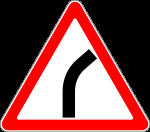
#> input picture Tests/Dangerousturn.png, 150 x 132 px, given in place of , which was not available
$ python RoadSignDetector.py
#> lines starting #> are read from the running program, lines starting #| are printed output that depends on the picture; after the words box and inside, x2 and y2 are one past the last pixel; in counts of white or black regions, pixels touching at a corner belong together; pictures that were not available may be replaced by others from this repository, and a replacement may not be noted
import cv2
import numpy as np
import sys
import math
print("Write down the path to file")
ans = str(input())
img = cv2.imread(ans)
#> img is the input picture: shape (132, 150, 3); mean B, G, R 76.9, 76.9, 132.1
img2 = cv2.cvtColor(img, cv2.COLOR_BGR2HSV)
#> img2: shape (132, 150, 3); mean H, S, V 0, 55.2, 132.1
#Creating red mask
#-----------------------------------------------------------------------------------------------------------------------------------------------------------------------
lower1 = np.array([0, 50, 50])
upper1 = np.array([8, 255, 255])
lower2 = np.array([165, 50, 50])
upper2 = np.array([179, 255, 255])
mask1 = cv2.inRange(img2, lower1, upper1)
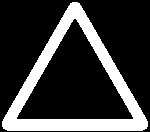
#> mask1: shape (132, 150); 23.3% white; 1 white region, box (x1, y1, x2, y2) and area: (2, 2, 148, 131) 4604
mask2 = cv2.inRange(img2, lower2, upper2)
#> mask2: shape (132, 150); every value is 0
red = mask1 + mask2
#Creating white mask
#-----------------------------------------------------------------------------------------------------------------------------------------------------------------------
lower = np.array([0, 0, 150])
upper = np.array([255, 100, 255])
white = cv2.inRange(img2, lower, upper)
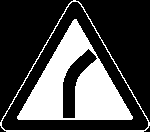
#> white: shape (132, 150); 29.9% white; 2 white regions
#Getting contours
#-----------------------------------------------------------------------------------------------------------------------------------------------------------------------
_, trash = cv2.threshold(white, 100, 255, cv2.THRESH_BINARY)
rcontours, rhierarchy = cv2.findContours(trash, cv2.RETR_TREE, cv2.CHAIN_APPROX_SIMPLE)
#> rcontours = 4 contours; box (x1, y1, x2, y2) and area: (0, 0, 150, 132) 10885, (1, 1, 149, 131) 10594, (17, 19, 133, 120) 5976, (62, 48, 98, 119) 982; rhierarchy = [[-1, -1, 1, -1], [-1, -1, 2, 0], [-1, -1, 3, 1], [-1, -1, -1, 2]]
circles = []
triangles = []
rectangles = []
others = []
shape = "Strange"
i=0
#Sorting contours by their shape: circles, rectangles, triangles and others
for c in rcontours:
    con = cv2.arcLength(c, True)
    cont = cv2.approxPolyDP(c, con/10000, True)
    smallcont = cv2.approxPolyDP(c, con/5, True)
    (x,y),radius = cv2.minEnclosingCircle(cont)
    x,y,w,h = cv2.boundingRect(cont)
    center = (int(x),int(y))
    r = int(radius)
    if r>0 and abs(r-cv2.contourArea(cont)/(math.pi*r))<=r/20 and cv2.contourArea(cont)>20:
        circles.append(cont)
        if rhierarchy[0][i][3]==-1:
            shape = "Circle"
    elif r>0 and w+h-cv2.arcLength(cont,True)/2<(w+h)/20 and len(smallcont)<5 and w*h-cv2.contourArea(cont)<500 and cv2.contourArea(cont)>20:
        rectangles.append(cont)
        if rhierarchy[0][i][3]==-1:
            shape = "Rectangle"
    elif r>0 and len(smallcont)==3 and cv2.contourArea(cont)>20:
        triangles.append(cont)
        if rhierarchy[0][i][3]==-1:
            shape = "Triangle"
    elif r>0 and cv2.contourArea(cont)>20:
        others.append(cont)
        if rhierarchy[0][i][3]==-1:
            shape = "Strange"
    i+=1
#> this loop made 4 passes
#> (con, smallcont, radius, w, h, r) on pass 1: (469.8, [[71, 1], [1, 127], [145, 130]], 84.77, 150, 132, 84)
#> (con, smallcont, radius, w, h, r) on passes 2 to 4: (464.1, [[72, 1], [144, 130], [1, 126]], 84.12, 148, 130, 84), (362.6, [[74, 19], [17, 118], [131, 119]], 66.2, 116, 101, 66), (176.6, [[88, 48], [63, 118]], 37.17, 36, 71, 37)
#> after the loop, circles = []; i = 4; others = 1 contour; box (x1, y1, x2, y2) and area: (62, 48, 98, 119) 982; rectangles = []; triangles = 3 contours; box (x1, y1, x2, y2) and area: (0, 0, 150, 132) 10885, (1, 1, 149, 131) 10594, (17, 19, 133, 120) 5976
#print(shape)
#-----------------------------------------------------------------------------------------------------------------------------------------------------------------------
if shape=="Strange": #If sign's shape is "strange"
    if len(rhierarchy[0])==8:
        print("Stop")
    else:
        print("Can't recognize")
elif shape=="Circle": #If sign's shape is circle
    if len(rhierarchy[0])>2:
        print("Entry is prohibited")
    else:
        if white[np.shape(img)[0]//2][np.shape(img)[1]//2]==0 and white[np.shape(img)[0]//5*2+5][np.shape(img)[1]//5*3+20]==255:
            print("Driving right")
        elif white[np.shape(img)[0]//2][np.shape(img)[1]//2]==0 and white[np.shape(img)[0]//5*2+5][np.shape(img)[1]//5+20]==255:
            print("Driving left")
        else:
            print("Driving straight")
elif shape=="Rectangle": #If sign's shape is rectangle
    if np.sum(red)<500000:
        if len(triangles)>0:
            if len(rhierarchy[0])>4:
                print("Pedestrian crossing")
            else:
                print("Bump")
        else:
            print(white[np.shape(img)[0]//3*2][np.shape(img)[1]//2])
            if white[np.shape(img)[0]//3*2][np.shape(img)[1]//2]==255:
                print("Deadlock forward")
            elif red[np.shape(img)[0]//2][np.shape(img)[1]//3*2]==255:
                print("Deadlock to the right")
            else:
                print("Deadlock to the left")
    else:
        print("Hazard chevron")
elif shape=="Triangle": #If the sign's shape is triangle
    if len(circles)==1:
        print("Hazards")
    elif len(others)>5:
        print("Children")
    elif white[np.shape(img)[0]//5*2][np.shape(img)[1]//2]==0:
        right = white[np.shape(white)[0]//2-15:np.shape(white)[0]//2+40,np.shape(white)[1]//2+10:np.shape(white)[1]//2+15]
        left = white[np.shape(white)[0]//2+15:np.shape(white)[0]//2-40,np.shape(white)[1]//2+10:np.shape(white)[1]//2+15]
        if np.sum(right)!=0 and np.sum(left)!=0:
            print("Intersection with a secondary road")
        elif np.sum(left)!=0:
            print("Secondary road junction on the left")
        elif np.sum(right)!=0:
            print("Secondary road junction on the right")
        else:
            print("Can't recognize")
    else:
        print(len(rhierarchy[0]))
#| 4
        if len(rhierarchy[0])==4:
            if white[106][110]==0:
                print("Bump")
            elif white[np.shape(img)[0]//5*4][np.shape(img)[1]//2-5]==0:
                print("Dangerous turn right")
            elif white[np.shape(img)[0]//5*4][np.shape(img)[1]//2+5]==0:
                print("Dangerous turn left")
            else:
                print("Dangerous turns")
        else:
            print("Narrowing of the road")
else: #If the sign is not known for this program
    print("Can't recognize")
#-----------------------------------------------------------------------------------------------------------------------------------------------------------------------
cv2.drawContours(img, circles, -1, (0,255,0), 1) #Circles are green
cv2.drawContours(img, triangles, -1, (255,0,0), 1) #Triangles are blue
cv2.drawContours(img, rectangles, -1, (0,0,255), 1) #Rectangles are red
cv2.drawContours(img, others, -1, (255,0,255), 1) #Other contours are purple
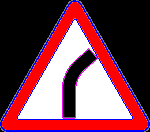
#> img: shape (132, 150, 3); mean B, G, R 79.6, 64.6, 120.3
cv2.imshow("img",img)
cv2.waitKey(0)

$ run again, on Tests/Dangerousturns.png
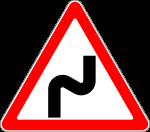
#> input picture Tests/Dangerousturns.png, 150 x 132 px, given in place of , which was not available
#> img is the input picture: shape (132, 150, 3); mean B, G, R 72.6, 72.6, 127.8
#> img2: shape (132, 150, 3); mean H, S, V 0, 55.2, 127.8
#> mask1: shape (132, 150); 23.3% white; 1 white region, box (x1, y1, x2, y2) and area: (2, 2, 148, 131) 4604
#> mask2: shape (132, 150); every value is 0
#> `white = cv2.inRange(img2, lower, upper)`:
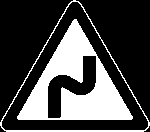
#> white: shape (132, 150); 28% white; 2 white regions
#> rcontours = 4 contours; box (x1, y1, x2, y2) and area: (0, 0, 150, 132) 10885, (1, 1, 149, 131) 10594, (17, 19, 133, 120) 5976, (47, 55, 97, 119) 1386; rhierarchy = [[-1, -1, 1, -1], [-1, -1, 2, 0], [-1, -1, 3, 1], [-1, -1, -1, 2]]
#> the loop `for c in rcontours:` made 4 passes
#> (con, smallcont, radius, w, h, r) on pass 1: (469.8, [[71, 1], [1, 127], [145, 130]], 84.77, 150, 132, 84)
#> after the loop `for c in rcontours:`: circles = []; i = 4; others = 1 contour; box (x1, y1, x2, y2) and area: (47, 55, 97, 119) 1386; rectangles = []; triangles = 3 contours; box (x1, y1, x2, y2) and area: (0, 0, 150, 132) 10885, (1, 1, 149, 131) 10594, (17, 19, 133, 120) 5976
#| 4
#> `cv2.drawContours(img, others, -1, (255,0,255), 1)`:
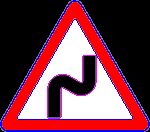
#> img: shape (132, 150, 3); mean B, G, R 75.2, 59.4, 115.9
